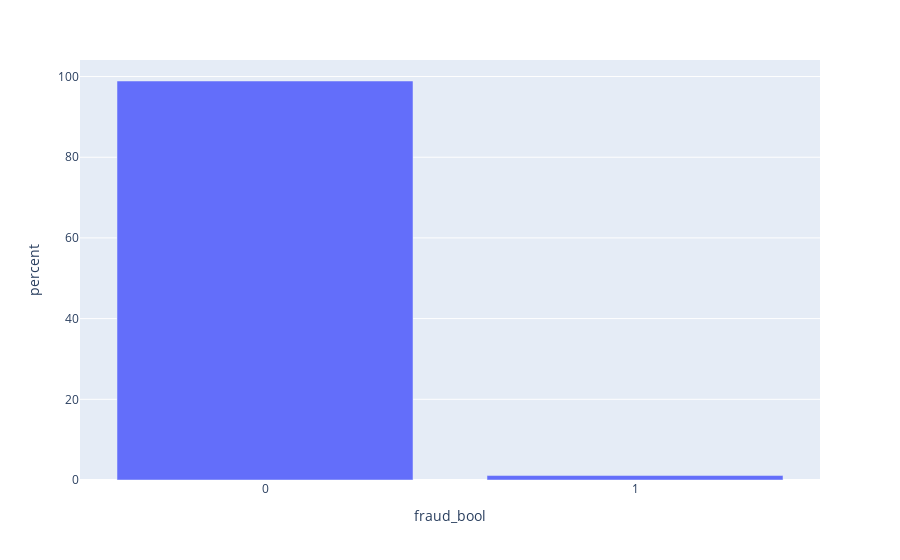

Write notebook code for a chart like this one.
### Code cell
fig.show()

### Figure 1 — Plotly figure (JSON) as saved in the notebook; plotly's stock layout.template omitted (floating-point values rounded to 4 significant figures)
{"data": [{"alignmentgroup": "True", "hovertemplate": "fraud_bool=%{x}<br>percent=%{y}<extra></extra>", "legendgroup": "", "marker": {"color": "#636efa", "pattern": {"shape": ""}}, "name": "", "offsetgroup": "", "orientation": "v", "showlegend": false, "textposition": "auto", "type": "bar", "x": ["0", "1"], "xaxis": "x", "y": [98.9, 1.103], "yaxis": "y"}], "layout": {"barmode": "relative", "legend": {"tracegroupgap": 0}, "margin": {"t": 60}, "xaxis": {"anchor": "y", "domain": [0, 1], "title": {"text": "fraud_bool"}}, "yaxis": {"anchor": "x", "domain": [0, 1], "title": {"text": "percent"}}}}
